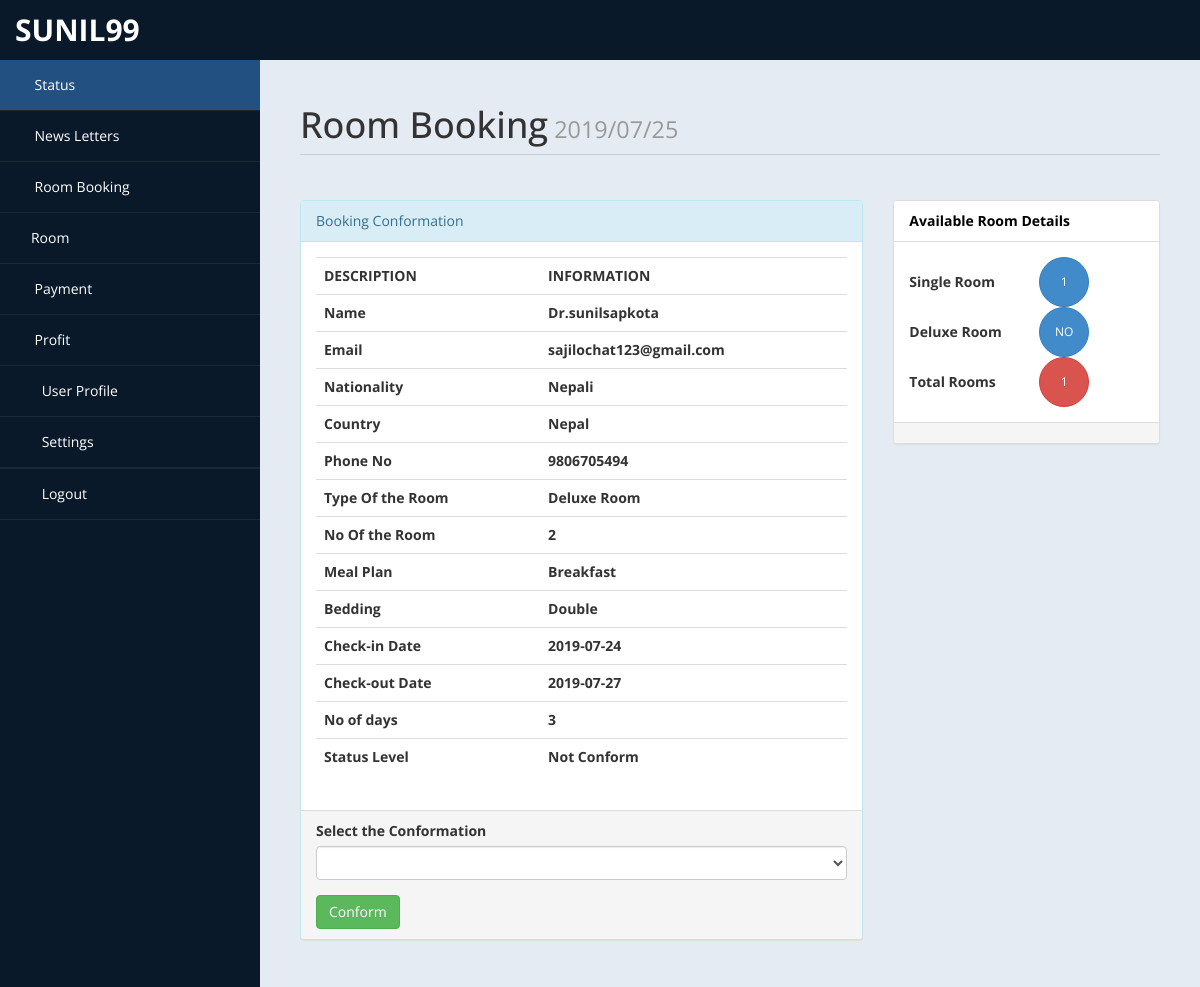
The page /homestay/admin/roombook.php?rid=8 (signed in) on the database its author committed.
### tables this page shows
CREATE TABLE `roombook` (
  `id` int(10) UNSIGNED NOT NULL,
  `Title` varchar(5) DEFAULT NULL,
  `FName` text,
  `LName` text,
  `Email` varchar(50) DEFAULT NULL,
  `National` varchar(30) DEFAULT NULL,
  `Country` varchar(30) DEFAULT NULL,
  `Phone` text,
  `TRoom` varchar(20) DEFAULT NULL,
  `Bed` varchar(10) DEFAULT NULL,
  `NRoom` varchar(2) DEFAULT NULL,
  `Meal` varchar(15) DEFAULT NULL,
  `cin` date DEFAULT NULL,
  `cout` date DEFAULT NULL,
  `stat` varchar(15) DEFAULT NULL,
  `nodays` int(11) DEFAULT NULL,
  `homestay_id` int(11) NOT NULL
);

### homestay/admin/roombook.php (the view, shortened to what this page needs)
<?php
		if(!isset($_GET["rid"]))
		{
			 header("location:index.php");
		}
		else {
				$curdate=date("Y/m/d");
				include ('db.php');
				$id = $_GET['rid'];
				$sql ="Select * from roombook where id = '$id'";
				$re = mysqli_query($con,$sql);
				while($row=mysqli_fetch_array($re))
				{
					$title = $row['Title'];
					$fname = $row['FName'];
					$lname = $row['LName'];
					$email = $row['Email'];
					$nat = $row['National'];
					$country = $row['Country'];
					$Phone = $row['Phone'];
					$troom = $row['TRoom'];
					$nroom = $row['NRoom'];
					$bed = $row['Bed'];
					$meal = $row['Meal'];
					$cin = $row['cin'];
					$cout = $row['cout'];
					$sta = $row['stat'];
					$days = $row['nodays'];
				}
	}
			?>
<!DOCTYPE html>
<html xmlns="http://www.w3.org/1999/xhtml">
<head>
    <link href="assets/css/bootstrap.css" rel="stylesheet" />
    <link href="assets/css/font-awesome.css" rel="stylesheet" />
    <link href="assets/js/morris/morris-0.4.3.min.css" rel="stylesheet" />
    <link href="assets/css/custom-styles.css" rel="stylesheet" />
</head>
<body>
    <div id="wrapper">
              <?php require'nav.php'; ?>
        <div id="page-wrapper">
            <div id="page-inner">
                <div class="row">
                    <div class="col-md-12">
                        <h1 class="page-header">
                            Room Booking<small>	<?php echo  $curdate; ?> </small>
                        </h1>
                    </div>
					<div class="col-md-8 col-sm-8">
                    <div class="panel panel-info">
                        <div class="panel-heading">
                           Booking Conformation
                        </div>
                        <div class="panel-body">
							<div class="table-responsive">
                                <table class="table">
                                    <tr>
                                            <th>DESCRIPTION</th>
                                            <th>INFORMATION</th>
                                        </tr>
                                        <tr>
                                            <th>Name</th>
                                            <th><?php echo $title.$fname.$lname; ?> </th>
                                        </tr>
										<tr>
                                            <th>Email</th>
                                            <th><?php echo $email; ?> </th>
                                        </tr>
										<tr>
                                            <th>Nationality </th>
                                            <th><?php echo $nat; ?></th>
                                        </tr>
										<tr>
                                            <th>Country </th>
                                            <th><?php echo $country;  ?></th>
                                        </tr>
										<tr>
                                            <th>Phone No </th>
                                            <th><?php echo $Phone; ?></th>
                                        </tr>
										<tr>
                                            <th>Type Of the Room </th>
                                            <th><?php echo $troom; ?></th>
                                        </tr>
										<tr>
                                            <th>No Of the Room </th>
                                            <th><?php echo $nroom; ?></th>
                                        </tr>
										<tr>
                                            <th>Meal Plan </th>
                                            <th><?php echo $meal; ?></th>
                                        </tr>
										<tr>
                                            <th>Bedding </th>
                                            <th><?php echo $bed; ?></th>
                                        </tr>
										<tr>
                                            <th>Check-in Date </th>
                                            <th><?php echo $cin; ?></th>
                                        </tr>
										<tr>
                                            <th>Check-out Date</th>
                                            <th><?php echo $cout; ?></th>
                                        </tr>
										<tr>
                                            <th>No of days</th>
                                            <th><?php echo $days; ?></th>
                                        </tr>
										<tr>
                                            <th>Status Level</th>
                                            <th><?php echo $sta; ?></th>
                                        </tr>
                                </table>
                            </div>
                        </div>
                        <div class="panel-footer">
                            <form method="post">
										<div class="form-group">
														<label>Select the Conformation</label>
														<select name="conf"class="form-control">
															<option value="not conform" selected>	</option>
															<option value="Conform">Conform</option>
														</select>
										 </div>
							<input type="submit" name="co" value="Conform" class="btn btn-success">
							</form>
                        </div>
                    </div>
					</div>
					<?php
						$rsql ="select * from room";
						$rre= mysqli_query($con,$rsql);
						$sr = 0;
						$dr = 0;
						while($rrow=mysqli_fetch_array($rre))
						{
							$s = $rrow['type'];
							if($s=="Single Room" )
							{
								$sr = $sr + 1;
							}
							if($s=="Deluxe Room" )
							{
								$dr = $dr + 1;
							}
						}
						?>
						<?php
						$csql ="select * from payment";
						$cre= mysqli_query($con,$csql);
						$csr = 0;
						$cdr = 0;
						while($crow=mysqli_fetch_array($cre))
						{
							$cs = $crow['troom'];
							if($cs=="Deluxe Room" )
							{
								$cdr = $cdr + 1;
							}
						}
					?>
					<div class="col-md-4 col-sm-4">
                    <div class="panel panel-default">
                        <div class="panel-heading">
                           Available Room Details
                        </div>
                        <div class="panel-body">
						<table width="200px">
							<tr>
								<td><b>Single Room	 </b></td>
								<td><button type="button" class="btn btn-primary btn-circle"><?php
								$f3 =$sr - $csr;
								if($f3 <=0 )
									{	$f3 = "NO";
										echo $f3;
									}
									else{
											echo $f3;
									}
								?> </button></td>
							</tr>
							<tr>
								<td><b>Deluxe Room</b>	 </td>
								<td><button type="button" class="btn btn-primary btn-circle"><?php
								$f4 =$dr - $cdr;
								if($f4 <=0 )
									{	$f4 = "NO";
										echo $f4;
									}
									else{
											echo $f4;
									}
								?> </button></td>
							</tr>
							<tr>
								<td><b>Total Rooms	</b> </td>
								<td> <button type="button" class="btn btn-danger btn-circle"><?php
								$f5 =$f3+$f4;
								if($f5 <=0 )
									{	$f5 = "NO";
										echo $f5;
									}
									else{
											echo $f5;
									}
								 ?> </button></td>
							</tr>
						</table>
						</div>
                        <div class="panel-footer">
                        </div>
                    </div>
					</div>
                </div>
                </div>
         </div>
        </div>
</body>
</html>

### homestay/admin/nav.php (shortened to what this page needs)
<nav class="navbar navbar-default top-navbar" role="navigation">
           <div class="navbar-header">
               <a class="navbar-brand" href="home.php"><?php echo $_SESSION["user"];?> </a>
           </div>
           <ul class="nav navbar-top-links navbar-right">
               <li class="dropdown">
                   <a class="dropdown-toggle" data-toggle="dropdown" href="#" aria-expanded="false">
                       <i class="fa fa-user fa-fw"></i> <i class="fa fa-caret-down"></i>
                   </a>
               </li>
           </ul>
       </nav>
       <nav class="navbar-default navbar-side" role="navigation">
           <div class="sidebar-collapse">
               <ul class="nav" id="main-menu">
                   <li>
                       <a class="active-menu" href="home.php"><i class="fa fa-dashboard"></i> Status</a>
                   </li>
                   <li>
                       <a href="messages.php"><i class="fa fa-desktop"></i> News Letters</a>
                   </li>
                   <li>
                       <a href="roombook.php"><i class="fa fa-bar-chart-o"></i> Room Booking</a>
                   </li>
                   <li  >
                       <a href="javascript:" class="nav-link "><i class="fa fa-home"></i>Room</a>
                   <li>
                       <a href="payment.php"><i class="fa fa-qrcode"></i> Payment</a>
                   </li>
                   <li>
                       <a  href="profit.php"><i class="fa fa-qrcode"></i> Profit</a>
                   </li>
                    <li><a href="s.php"><i class="fa fa-user fa-fw"></i> User Profile</a>
                       </li>
                       <li><a href="settings.php"><i class="fa fa-gear fa-fw"></i> Settings</a>
                       </li>
                       <li class="divider"></li>
                   <li>
                       <a href="test/logout.php"><i class="fa fa-sign-out fa-fw"></i> Logout</a>
                   </li>
                   </ul>
           </div>
       </nav>

### homestay/admin/assets/css/custom-styles.css (style rules this page uses)
body { font-family: 'Open Sans', sans-serif; }
#wrapper { width: 100%; background:#09192A; }
#page-wrapper { padding: 15px 15px; min-height: 600px; background:#E5EBF2; }
#page-inner { width:100%; margin:10px 20px 10px 0px; background-color:transparent; padding:10px; min-height:1200px; }
h1, .h1, h2, .h2, h3, .h3 { margin-top: 7px; margin-bottom: -5px; }
.page-header { padding-bottom: 9px; margin: 10px 0 45px; border-bottom: 1px solid #C7D1DD; }
.panel-default > .panel-heading { color: #000; background-color: #FFFFFF; border-color: #ddd; font-weight:bold; }
.top-navbar { margin:0px; }
.top-navbar .navbar-brand { color: #fff; width: 260px; text-align: left; height: 60px; font-size: 30px; font-weight: 700; text-transform: uppercase; line-height: 30px; }
.top-navbar .nav > li { position: relative; display: inline-block; }
.top-navbar .nav > li > a { position: relative; display: block; padding: 19px 15px; color: #77C0FD; }
.active-menu { background-color:#225081!important; }
.sidebar-collapse , .sidebar-collapse .nav { background:none; }
.sidebar-collapse .nav { padding:0; }
.sidebar-collapse .nav > li > a { color:#fff; background:transparent; text-shadow:none; }
.sidebar-collapse > .nav > li > a { padding:15px 10px; }
.sidebar-collapse > .nav > li { border-bottom: 1px solid rgba(107, 108, 109, 0.19); }
.navbar-side { border:none; background-color: transparent; }
.top-navbar { background:#09192A; border-bottom:none; }
.top-navbar .nav > li > a > i { margin-right: 2px; }
.navbar-default { border:0px solid black; }
.navbar-header { background: #09192A; }
.nav > li > a > i { margin-right:10px; }
.btn-circle { width: 50px; height: 50px; padding: 6px 0; -webkit-border-radius: 25px; -moz-border-radius: 25px; border-radius: 25px; text-align: center; font-size: 12px; line-height: 1.428571429; }
@media (min-width:768px) { #page-wrapper { margin: 0 0 0 260px; padding: 15px 30px; min-height: 1200px; } }
@media (min-width:768px) { .navbar-side { z-index: 1; position: absolute; width: 260px; } }
@media (min-width:768px) { .navbar { border-radius: 0px; } }

### rows shown on the page
roombook: Title "Dr.", FName "sunil", LName "sapkota", Email "sajilochat123@gmail.com", National "Nepali", Country "Nepal", Phone "9806705494", TRoom "Deluxe Room", NRoom "2", Meal "Breakfast", Bed "Double", cin "2019-07-24", cout "2019-07-27", nodays "3", stat "Not Conform"

### other values the page prints
$_SESSION["user"] "SUNIL99"
$f3 "1"
$f4 "NO"
$f5 "1"
